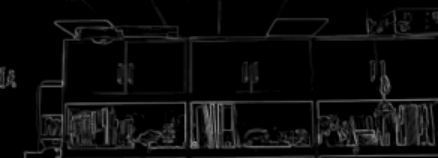
#> input picture 图片物体边缘的提取分割.png, 438 x 158 px
$ python compare.py
#> lines starting #> are read from the running program, lines starting #| are printed output that depends on the picture
# -*- coding: utf-8 -*-
"""
对比模型 / Compare Models
=========================

在 5 张固定测试图上跑 5 种主流边缘检测算法并对比。
所有结果保存到本脚本所在目录的 outputs/ 子文件夹中。

用法:
    python compare.py                 # 跑全部 5 张图
    python compare.py --quick         # 只跑 1 张 (bsds_97010) 快速验证
    python compare.py --only nyud_5017_原图

输出:
    outputs/<图名>_0_original.png        原图
    outputs/<图名>_1_opencv_canny.png   OpenCV Canny (10,100)
    outputs/<图名>_2_skimage_canny.png  skimage Canny (sigma=1, 0.05/0.15)
    outputs/<图名>_pidinet_edges.png    PiDiNet 概率图
    outputs/<图名>_pidinet_binary.png   PiDiNet 二值图 (阈值 128)
    outputs/<图名>_dexined_*.png        DexiNed 4 张 (fused/avg × 单/双)
    outputs/<图名>_comparison.png       6 panel 对比图 (2 行 × 3 列网格)
    outputs/<图名>_统计.json            单图统计
    outputs/summary.json                5 张图汇总

依赖: numpy, opencv-python, scikit-image。
PiDiNet 和 DexiNed 通过子进程调用其原脚本(间接依赖 PyTorch)。
"""

import os
import sys
import json
import time
import argparse
import subprocess
import numpy as np
import cv2
from skimage import feature


# ===================== 5 张固定测试图(与其他脚本保持一致) =====================
INPUT_IMAGES = [
    r"C:\Users\18607\Desktop\边缘识别模型方法\图片物体边缘的提取分割.png",
    r"C:\Users\18607\Desktop\bsds_368037_原图.jpg",
    r"C:\Users\18607\Desktop\bsds_97010_原图.jpg",
    r"C:\Users\18607\Desktop\nyud_5017_原图.png",
    r"C:\Users\18607\Desktop\nyud_6233_原图.png",
]

# ===================== 各算法实际用到的阈值(写进统计 JSON 便于复现) =====================
# 与 open cv 实现/canny_edge_detection.py 保持一致 (10, 100)
OPENCV_CANNY_LOW = 10
OPENCV_CANNY_HIGH = 100

SKIMAGE_SIGMA = 1.0
SKIMAGE_LOW = 0.05
SKIMAGE_HIGH = 0.15

PIDINET_BIN_THRESHOLD = 128
DEXINED_BIN_THRESHOLD = 128


# ===================== 路径常量 =====================
HERE = os.path.dirname(os.path.abspath(__file__))
OUTPUT_DIR = os.path.join(HERE, "outputs")
os.makedirs(OUTPUT_DIR, exist_ok=True)

# 父目录(包含 PiDiNet、DexiNed 等算法)
PARENT = os.path.dirname(HERE)


# ===================== 工具函数 =====================
def imread_unicode(path: str):
    with open(path, "rb") as f:
        buf = np.frombuffer(f.read(), dtype=np.uint8)
    return cv2.imdecode(buf, cv2.IMREAD_COLOR)


def imwrite_unicode(path: str, img: np.ndarray) -> None:
    cv2.imencode(os.path.splitext(path)[1], img)[1].tofile(path)


# ===================== 1. OpenCV Canny =====================
def opencv_canny(bgr: np.ndarray) -> np.ndarray:
    gray = cv2.cvtColor(bgr, cv2.COLOR_BGR2GRAY)
    return cv2.Canny(gray, OPENCV_CANNY_LOW, OPENCV_CANNY_HIGH)


# ===================== 2. scikit-image Canny =====================
def skimage_canny(bgr: np.ndarray) -> np.ndarray:
    gray = cv2.cvtColor(bgr, cv2.COLOR_BGR2GRAY).astype(np.float32) / 255.0
    edges = feature.canny(gray, sigma=SKIMAGE_SIGMA,
                          low_threshold=SKIMAGE_LOW,
                          high_threshold=SKIMAGE_HIGH)
    return edges.astype(np.uint8) * 255


# ===================== 3/4/5. PyTorch 算法(子进程调用) =====================
def run_subprocess(script_path: str, *args, timeout: int = 600) -> dict:
    """调用子脚本, 返回 {ok, returncode, stdout, stderr, elapsed_ms}."""
    if not os.path.exists(script_path):
        return {"ok": False, "returncode": -1, "stdout": "",
                "stderr": f"script not found: {script_path}", "elapsed_ms": 0}
    cmd = [sys.executable, script_path, *args]
    t0 = time.time()
    try:
        result = subprocess.run(cmd, capture_output=True, text=True, timeout=timeout)
        return {"ok": result.returncode == 0,
                "returncode": result.returncode,
                "stdout": result.stdout,
                "stderr": result.stderr,
                "elapsed_ms": int((time.time() - t0) * 1000)}
    except subprocess.TimeoutExpired:
        return {"ok": False, "returncode": -1, "stdout": "",
                "stderr": f"timeout ({timeout}s)",
                "elapsed_ms": int((time.time() - t0) * 1000)}
    except Exception as e:
        return {"ok": False, "returncode": -1, "stdout": "",
                "stderr": str(e), "elapsed_ms": int((time.time() - t0) * 1000)}


# ===================== 6 panel 网格化对比图 (2 行 × 3 列) =====================
def build_comparison(output_dir: str, base: str) -> str | None:
    panels = [
        ("Original",         f"{base}_0_original.png"),
        ("OpenCV Canny",     f"{base}_1_opencv_canny.png"),
        ("skimage Canny",    f"{base}_2_skimage_canny.png"),
        ("PiDiNet (bin)",    f"{base}_pidinet_binary.png"),
        ("DexiNed (bin)",    f"{base}_dexined_fused_binary.png"),
        ("DexiNed x2 (bin)", f"{base}_dexined_double_fused_binary.png"),
    ]

    H_target = 220
    rendered = []
    for name, fname in panels:
        path = os.path.join(output_dir, fname)
        if not os.path.exists(path):
            print(f"  [skip] {name}: file missing ({fname})")
            continue
        img = imread_unicode(path)
        if img is None:
            print(f"  [skip] {name}: decode failed")
            continue
        h, w = img.shape[:2]
        new_w = max(1, int(w * H_target / h))
        img = cv2.resize(img, (new_w, H_target))
        if img.ndim == 2:
            img = cv2.cvtColor(img, cv2.COLOR_GRAY2BGR)
        canvas = np.full((H_target + 28, new_w, 3), 255, dtype=np.uint8)
        cv2.putText(canvas, name, (4, 20), cv2.FONT_HERSHEY_SIMPLEX,
                    0.55, (0, 0, 0), 1, cv2.LINE_AA)
        canvas[28:, :, :] = img
        rendered.append(canvas)

    if not rendered:
        print("  no images to compare")
        return None

    # 2 行 × 3 列网格(避免单行过宽, 屏幕友好)
    n_cols = 3
    rows = [rendered[i:i + n_cols] for i in range(0, len(rendered), n_cols)]
    row_imgs = []
    for row in rows:
        if not row:
            continue
        max_w = max(p.shape[1] for p in row)
        padded = []
        for p in row:
            if p.shape[1] < max_w:
                pad = np.full((p.shape[0], max_w - p.shape[1], 3), 255, dtype=np.uint8)
                p = np.hstack([p, pad])
            padded.append(p)
        row_imgs.append(np.hstack(padded))
    grid = np.vstack(row_imgs)
    out_path = os.path.join(output_dir, f"{base}_comparison.png")
    cv2.imencode(".png", grid)[1].tofile(out_path)
    print(f"  comparison -> {out_path}  ({grid.shape[1]}x{grid.shape[0]})")
    return out_path


# ===================== 单图主流程 =====================
def process_one(img_path: str) -> dict:
    """对一张图跑 5 种算法并返回统计 dict。"""
    name = os.path.splitext(os.path.basename(img_path))[0]
    stats = {
        "image": name,
        "path": img_path,
        "thresholds": {
            "opencv_canny": [OPENCV_CANNY_LOW, OPENCV_CANNY_HIGH],
            "skimage_canny": {"low": SKIMAGE_LOW, "high": SKIMAGE_HIGH, "sigma": SKIMAGE_SIGMA},
            "pidinet_bin": PIDINET_BIN_THRESHOLD,
            "dexined_bin": DEXINED_BIN_THRESHOLD,
        },
    }

    bgr = imread_unicode(img_path)
#> in imread_unicode, returned value is the input picture: shape (158, 438, 3); min 0, max 140, mean 11.5
    if bgr is None:
        stats["error"] = f"无法解码: {img_path}"
        return stats
    H, W = bgr.shape[:2]
    stats["size"] = [W, H]

    print(f"\n>>> {name} ({W}x{H})")
    print("-" * 70)

    # 0. 原图
    imwrite_unicode(os.path.join(OUTPUT_DIR, f"{name}_0_original.png"), bgr)
    print("  [0/5] 原图已保存")

    # 1. OpenCV Canny
    print("  [1/5] OpenCV Canny")
    t0 = time.time()
    try:
        edges = opencv_canny(bgr)
        imwrite_unicode(os.path.join(OUTPUT_DIR, f"{name}_1_opencv_canny.png"), edges)
        n_pix = int((edges > 0).sum())
        ratio = n_pix / (H * W)
        stats["opencv_canny"] = {"pixels": n_pix, "ratio": round(ratio, 4),
                                 "time_ms": int((time.time() - t0) * 1000)}
        print(f"         边缘像素: {n_pix} ({ratio*100:.2f}%)  "
              f"耗时 {stats['opencv_canny']['time_ms']} ms")
    except Exception as e:
        stats["opencv_canny"] = {"error": str(e)}
        print(f"         失败: {e}")

    # 2. skimage Canny
    print("  [2/5] skimage Canny")
    t0 = time.time()
    try:
        edges = skimage_canny(bgr)
        imwrite_unicode(os.path.join(OUTPUT_DIR, f"{name}_2_skimage_canny.png"), edges)
        n_pix = int((edges > 0).sum())
        ratio = n_pix / (H * W)
        stats["skimage_canny"] = {"pixels": n_pix, "ratio": round(ratio, 4),
                                  "time_ms": int((time.time() - t0) * 1000)}
        print(f"         边缘像素: {n_pix} ({ratio*100:.2f}%)  "
              f"耗时 {stats['skimage_canny']['time_ms']} ms")
    except Exception as e:
        stats["skimage_canny"] = {"error": str(e)}
        print(f"         失败: {e}")

    # 3. PiDiNet (子进程)
    print("  [3/5] PiDiNet (PyTorch, 子进程)")
    pidinet_script = os.path.join(PARENT, "PyTorch PiDiNet 实现", "pidinet_inference.py")
    r = run_subprocess(pidinet_script, "--input", img_path, "--output", OUTPUT_DIR)
    stats["pidinet"] = {"ok": r["ok"], "elapsed_ms": r["elapsed_ms"],
                        "returncode": r["returncode"]}
    if r["ok"]:
        stdout = r["stdout"]
        stats["pidinet"]["stdout_tail"] = stdout[-400:] if len(stdout) > 400 else stdout
        print(f"         成功, 耗时 {r['elapsed_ms']} ms")
        for line in stdout.splitlines():
            if any(k in line for k in ("边缘强度", "已保存", "checkpoint")):
                print(f"           {line.strip()}")
    else:
        stats["pidinet"]["stderr_tail"] = r["stderr"][-400:]
        print(f"         失败 (rc={r['returncode']}): {r['stderr'][:200]}")

    # 4. DexiNed (子进程)
    print("  [4/5] DexiNed (PyTorch, 子进程)")
    dexined_script = os.path.join(PARENT, "PyTorch DexiNed 实现", "dexined_inference.py")
    r = run_subprocess(dexined_script, "--input", img_path, "--output", OUTPUT_DIR)
    stats["dexined"] = {"ok": r["ok"], "elapsed_ms": r["elapsed_ms"],
                        "returncode": r["returncode"]}
    if r["ok"]:
        stdout = r["stdout"]
        stats["dexined"]["stdout_tail"] = stdout[-400:] if len(stdout) > 400 else stdout
        print(f"         成功, 耗时 {r['elapsed_ms']} ms")
        for line in stdout.splitlines():
            if any(k in line for k in ("fused", "avg", "已保存", "原图尺寸")):
                print(f"           {line.strip()}")
    else:
        stats["dexined"]["stderr_tail"] = r["stderr"][-400:]
        print(f"         失败 (rc={r['returncode']}): {r['stderr'][:200]}")

    # 5. DexiNed double (子进程)
    print("  [5/5] DexiNed double (PyTorch, 子进程)")
    r = run_subprocess(dexined_script, "--input", img_path, "--output", OUTPUT_DIR, "--double")
    stats["dexined_double"] = {"ok": r["ok"], "elapsed_ms": r["elapsed_ms"],
                               "returncode": r["returncode"]}
    if r["ok"]:
        stats["dexined_double"]["stdout_tail"] = r["stdout"][-400:]
        print(f"         成功, 耗时 {r['elapsed_ms']} ms")
    else:
        stats["dexined_double"]["stderr_tail"] = r["stderr"][-400:]
        print(f"         失败 (rc={r['returncode']}): {r['stderr'][:200]}")

    # 6. 拼对比图
    print("  [对比] 生成对比图")
    cmp_path = build_comparison(OUTPUT_DIR, name)
    if cmp_path:
        stats["comparison_image"] = cmp_path

    return stats


# ===================== 主流程 =====================
def main():
    parser = argparse.ArgumentParser(description="对比 5 种边缘检测算法")
    parser.add_argument("--quick", action="store_true",
                        help="只跑 1 张 (bsds_97010) 快速验证")
    parser.add_argument("--only", type=str, default=None,
                        help="只跑指定名字的图 (如 bsds_97010_原图)")
    args = parser.parse_args()

    images = list(INPUT_IMAGES)
    if args.quick:
        images = [r"C:\Users\18607\Desktop\bsds_97010_原图.jpg"]
    if args.only:
        images = [p for p in INPUT_IMAGES
                  if os.path.splitext(os.path.basename(p))[0] == args.only]

    print("=" * 70)
    print(f"对比模型  ——  {len(images)} 张图 × 5 种算法")
    print(f"输出目录  :  {OUTPUT_DIR}")
    print(f"Canny 阈值:  OpenCV={OPENCV_CANNY_LOW}/{OPENCV_CANNY_HIGH}  "
          f"skimage=({SKIMAGE_LOW}/{SKIMAGE_HIGH}, σ={SKIMAGE_SIGMA})")
    print("=" * 70)

    summary = []
    t_start = time.time()
    for img_path in images:
        if not os.path.exists(img_path):
            print(f"\n[warn] 图像不存在, 跳过: {img_path}")
            continue
        try:
            stats = process_one(img_path)
#| >>> C:\Users\18607\Desktop\边缘识别模型方法\图片物体边缘的提取分割 (438x158)
#> in opencv_canny, `return cv2.Canny(gray, OPENCV_CANNY_LOW, OPENCV_CANNY_HIGH)`:
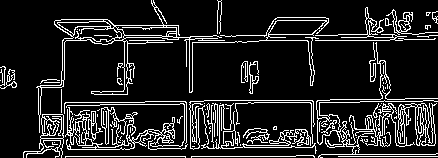
#> returned value: shape (158, 438); 13.6% white in thin lines or dots
#> in process_one, `n_pix = int((edges > 0).sum())`: n_pix = 9439
#> in process_one, `ratio = n_pix / (H * W)`: ratio = 0.136
#|          边缘像素: 9439 (13.64%)  耗时 8 ms
#> in skimage_canny, `edges = feature.canny(gray, sigma=SKIMAGE_SIGMA, low_threshold=SKIMAGE..`:
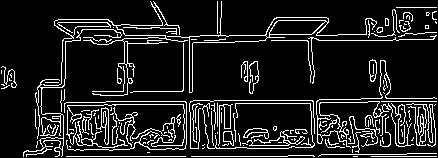
#> edges: shape (158, 438) bool; 12.3% white in thin lines or dots
#> in skimage_canny, `return edges.astype(np.uint8) * 255`: returned value: shape (158, 438); 12.3% white in thin lines or dots
#> in process_one, `n_pix = int((edges > 0).sum())`: n_pix = 8544
#> in process_one, `ratio = n_pix / (H * W)`: ratio = 0.123
#|          边缘像素: 8544 (12.35%)  耗时 41 ms
#> in build_comparison, `cv2.putText(canvas, name, (4, 20), cv2.FONT_HERSHEY_SIMPLEX, 0.55, (0,..`:
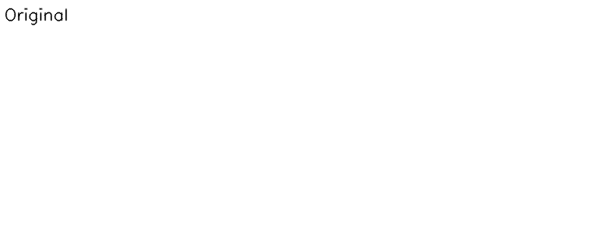
#> canvas: shape (248, 609, 3); min 5, max 255, mean 254.7
#> in build_comparison, `canvas[28:, :, :] = img`:
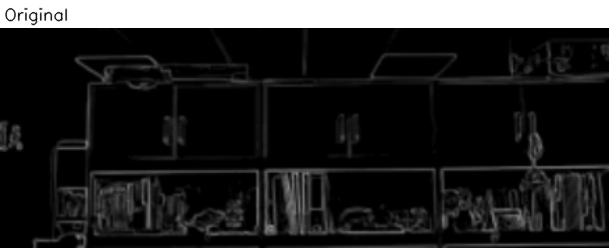
#> canvas: shape (248, 609, 3); min 0, max 255, mean 38.6
#> in build_comparison, `n_cols = 3`: n_cols = 3
#> after the loop in build_comparison, `for row in rows:`:
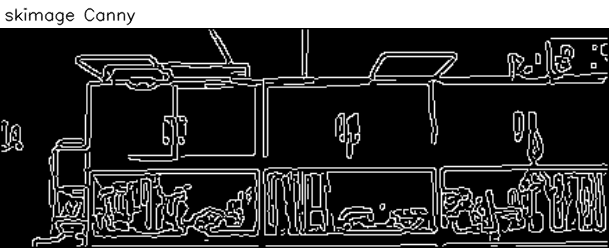
#> p: shape (248, 609, 3); min 0, max 255, mean 56.1
#> in build_comparison, `grid = np.vstack(row_imgs)`:
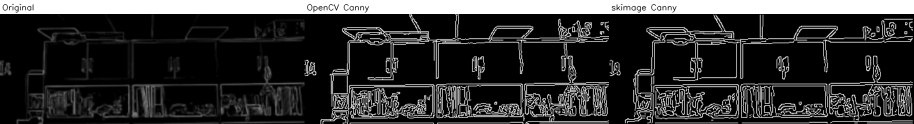
#> grid: shape (248, 1827, 3) (shown at 1/2 size); min 0, max 255, mean 51.2
#|   comparison -> 对比模型/outputs/C:\Users\18607\Desktop\边缘识别模型方法\图片物体边缘的提取分割_comparison.png  (1827x248)
#> stats = 10 items
        except Exception as e:
            import traceback
            print(f"\n[ERR] {img_path}: {e}")
            traceback.print_exc()
            stats = {"image": os.path.basename(img_path), "error": str(e)}

        summary.append(stats)
        # 单图统计 JSON(实时落盘, 中途崩了也不丢)
        name = os.path.splitext(os.path.basename(img_path))[0]
        per_path = os.path.join(OUTPUT_DIR, f"{name}_统计.json")
        with open(per_path, "w", encoding="utf-8") as f:
            json.dump(stats, f, ensure_ascii=False, indent=2)

    total_ms = int((time.time() - t_start) * 1000)
    summary_path = os.path.join(OUTPUT_DIR, "summary.json")
    with open(summary_path, "w", encoding="utf-8") as f:
        json.dump({"total_ms": total_ms, "n_images": len(summary),
                   "results": summary}, f, ensure_ascii=False, indent=2)

    print("\n" + "=" * 70)
    print(f"完成!  共 {len(summary)} 张图,  总耗时 {total_ms} ms")
    print(f"汇总    -> {summary_path}")
    print("=" * 70)


if __name__ == "__main__":
    main()
